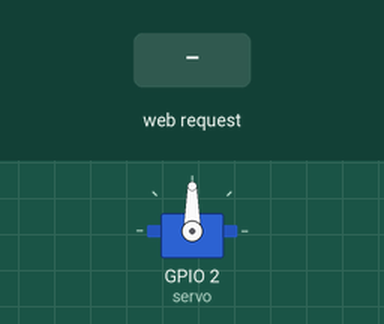
The sketch below on a simulated ESP8266 (NodeMCU). Shown: servo. Inputs (shaded band) come from the test bench. WiFi joins after 1.5 s; servers stay silent unless stated; what the sketch prints to the serial monitor is not drawn.

Above: at 2.7 s.
2.8 s: HTTP request GET /Req=0 received
At 4.0 s:
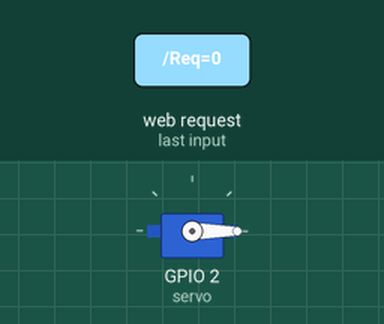
4.3 s: HTTP request GET /Req=180 received
At 5.4 s:
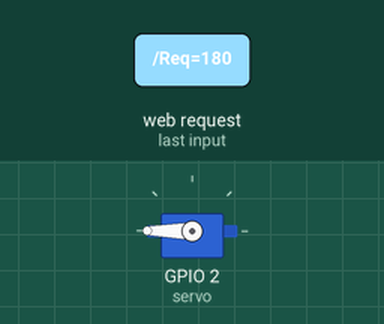
5.8 s: HTTP request GET /Req=90 received
At 6.5 s:
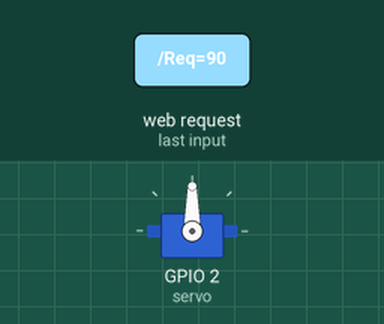
Timing chart, 0 to 8.8 s (numbered marks = the images above; inputs shaded):
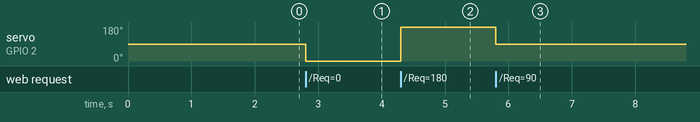

Measured:
- after the input at 2.8 s, servo on GPIO 2 (servo): 90° → 0° at once
- after the input at 4.3 s, servo on GPIO 2 (servo): 0° → 180° at once
- after the input at 5.8 s, servo on GPIO 2 (servo): 180° → 90° at once

The sketch:

Servo_Webserver_Simple.ino
```cpp
/*****************************************************
 * Date: 13 july 2018
 * Written by: Usman Ali Butt
 * Property off: www.microcontroller-project.com
 * ***************************************************/

#include <ESP8266WiFi.h>
#include <Servo.h>
Servo servo;

const char* ssid = "Michael";
const char* password = "HelloWorld";

WiFiServer server(80);

void setup() {
    Serial.begin(115200);
    delay(10);
    servo.attach(2); //Gpio-2 of nodemcu with pwm pin of servo motor
    // Connect to WiFi network
    Serial.println();
    Serial.println();
    Serial.print("Connecting to ");
    Serial.println(ssid);

    WiFi.begin(ssid, password);

    while (WiFi.status() != WL_CONNECTED) {
        delay(500);
        Serial.print(".");
    }
    Serial.println("");
    Serial.println("WiFi connected");

    // Start the server
    server.begin();
    Serial.println("Server started");

    // Print the IP address on serial monitor
    Serial.print("Use this URL to connect: ");
    Serial.print("http://");    //URL IP to be typed in mobile/desktop browser
    Serial.print(WiFi.localIP());
    Serial.println("/");

}

void loop() {
    // Check if a client has connected
    WiFiClient client = server.available();
    if (!client) {
        return;
    }

    // Wait until the client sends some data
    Serial.println("new client");
    while (!client.available()) {
        delay(1);
    }

    // Read the first line of the request
    String request = client.readStringUntil('\r');
    Serial.println(request);
    client.flush();

    int value = 0;
    // Match the request

    if (request.indexOf("/Req=0") != -1) {
        servo.write(0); //Moving servo to 0 degree
        value = 0;
    }
    if (request.indexOf("/Req=90") != -1) {
        servo.write(90); //Moving servo to 90 degree
        value = 90;
    }
    if (request.indexOf("/Req=180") != -1) {
        servo.write(180); //Moving servo to 180 degree
        value = 180;
    }

    // Return the response
    client.println("HTTP/1.1 200 OK");
    client.println("Content-Type: text/html");
    client.println(""); //  do not forget this one
    client.println("<!DOCTYPE HTML>");
    client.println("<html>");
    client.println("<h1 align=center>Servo motor control over WiFi</h1><br><br>");
    client.print("Current position  = ");
    client.print(value);
    client.println("<br><br>");
    client.println("<a href=\"/Req=0\"\"><button>Move to = 0 degree</button></a>");
    client.println("<a href=\"/Req=90\"\"><button>Move to = 90 degree</button></a>");
    client.println("<a href=\"/Req=180\"\"><button>Move to = 180 degree</button></a><br/>");

    client.println("</html>");
    delay(1);
    Serial.println("Client disonnected");
    Serial.println("");

}
```
